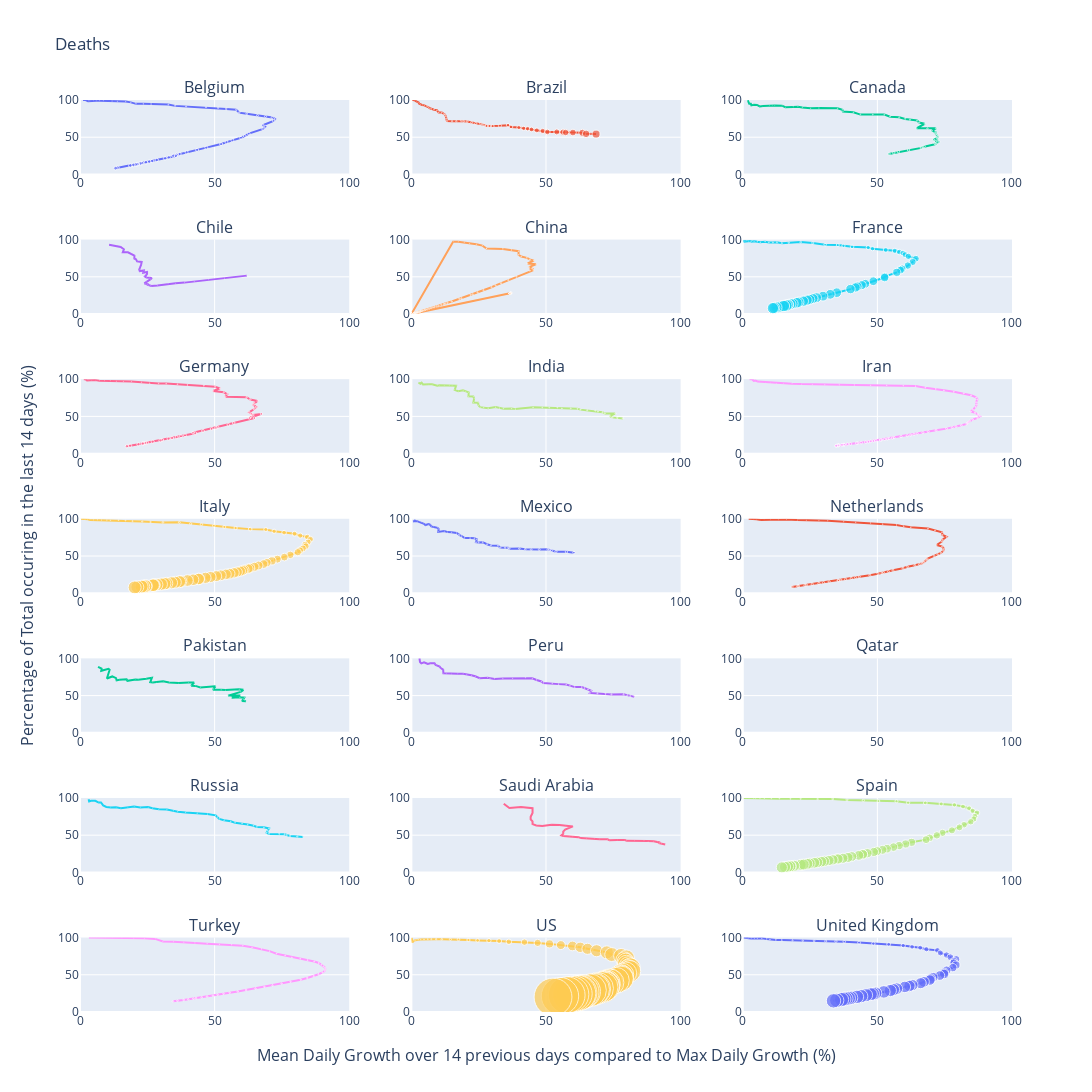

Notebook code cell kept with this figure:
### Markdown cell above
### Plot 2

### Code cell
nc= 21
rows=7
cols=3
list_top_16_countries = daily_cases_global.sort_values(daily_cases_global.columns[-2], ascending=False).reset_index()['Country/Region'][:nc].to_list()    
ct_w.value = list_top_16_countries

if cases_w.value == 'Confirmed Cases':

    daily_cases_global_2 = plot_phase_space_world_several(daily_cases_global, 
                                           title = cases_w.value, time_window=int(tw_w.value), 
                                           n_cases = min_w.value, country=ct_w.value, rows=rows, cols=cols)
elif cases_w.value == 'Deaths':
    daily_deaths_global_2 = plot_phase_space_world_several(daily_deaths_global, 
                                            title = cases_w.value, time_window=int(tw_w.value), 
                                            n_cases = min_w.value, country=ct_w.value,rows=rows, cols=cols)
else:
    print('ERROR in dataframe')
